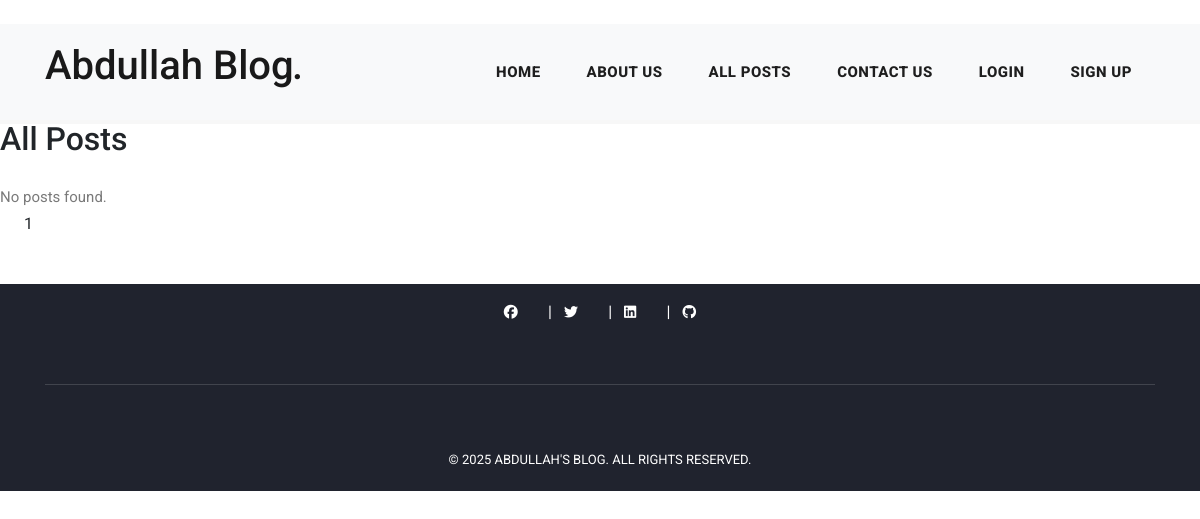
The app's page /posts/, older data.
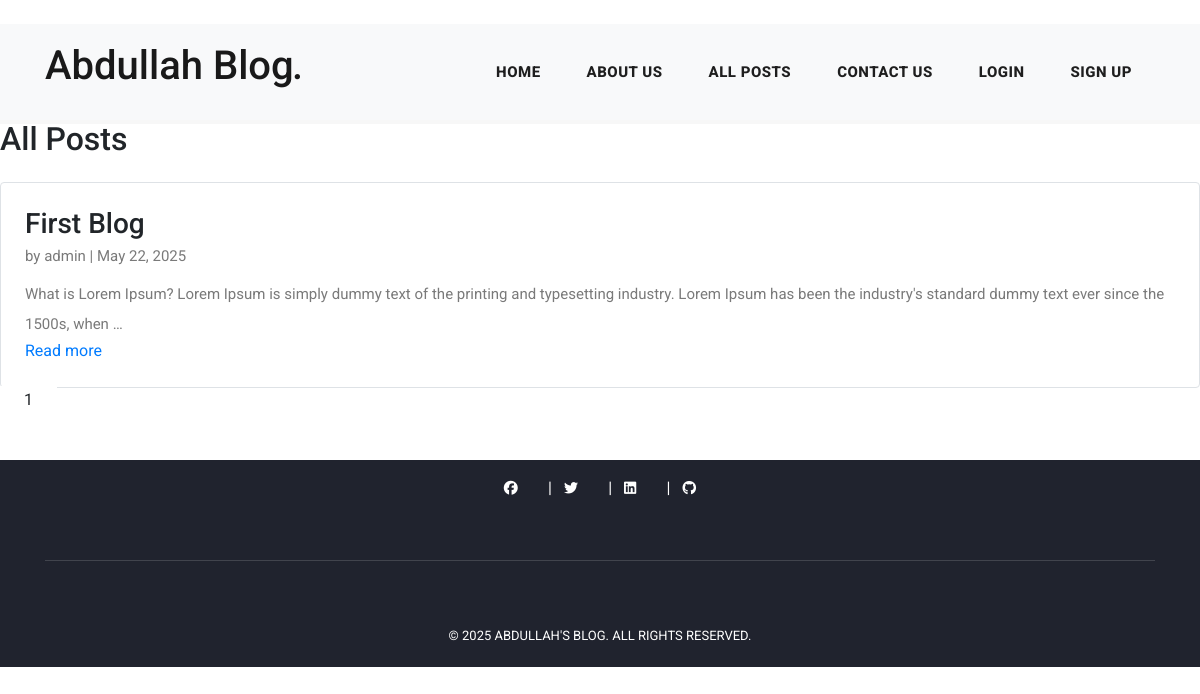
The same page, newer data.
### blog/models.py (models this page shows, shortened)
class Post(models.Model):
    title = models.CharField(max_length=255)
    content = models.TextField()
    author = models.ForeignKey(User, on_delete=models.CASCADE)
    created_at = models.DateTimeField(auto_now_add=True)
    updated_at = models.DateTimeField(auto_now=True)
    category = models.ForeignKey(Category, on_delete=models.SET_NULL, null=True, blank=True)
    tags = models.ManyToManyField(Tag, blank=True)
    featured_image = models.ImageField(upload_to='posts/images/', blank=True, null=True)
    status = models.CharField(max_length=10, choices=[
        ('draft', 'Draft'),
        ('published', 'Published'),
    ], default='draft')
    meta_description = models.CharField(max_length=160, blank=True)
    class Meta:
        ordering = ['-created_at']
        indexes = [
            models.Index(fields=['-created_at']),
        ]

### blog/views.py (the view)
# urls.py: path('posts/', views.post_list, name='post_list'),
def post_list(request):
    post_list = Post.objects.filter(status='published').select_related(
        'author', 'category'
    ).prefetch_related('tags').order_by('-created_at')
    paginator = Paginator(post_list, 5)  # Show 5 posts per page
    page_number = request.GET.get('page')
    page_obj = paginator.get_page(page_number)
    return render(request, 'blog/post_list.html', {'page_obj': page_obj})

### blog/templates/blog/post_list.html (shortened to what this page needs)
{% extends 'blog/base.html' %}
{% block content %}
<div class="max-w-4xl mx-auto mt-8">
  <h2 class="text-2xl font-bold mb-4">All Posts</h2>
  {% for post in page_obj %}
    <div class="mb-6 p-4 border border-gray-200 rounded hover:shadow">
      <h3 class="text-xl font-semibold">{{ post.title }}</h3>
      <p class="text-gray-500 text-sm">by {{ post.author }} | {{ post.created_at|date:"F j, Y" }}</p>
      <p class="mt-2">{{ post.content|truncatewords:30 }}</p>
      <a href="{% url 'post_detail' post.id %}" class="text-blue-600 hover:underline mt-2 inline-block">Read more</a>
    </div>
  {% empty %}
    <p>No posts found.</p>
  {% endfor %}
  <div class="mt-6 flex justify-center">
    <span class="px-4 py-1 bg-white border-t border-b">{{ page_obj.number }}</span>
  </div>
</div>
{% endblock %}

### blog/templates/blog/base.html (shortened to what this page needs)
{% load static %}
<!DOCTYPE html>
<html lang="en">
<head>
  <link rel="stylesheet" href="{% static 'vendor/bootstrap/css/bootstrap.min.css' %}">
  <link rel="stylesheet" href="{% static 'assets/css/fontawesome.min.css' %}">
  <link rel="stylesheet" href="{% static 'assets/css/templatemo-stand-blog.css' %}">
  <link rel="stylesheet" href="{% static 'assets/css/owl.min.css' %}">
</head>
<body>
  <br>
  <header>
    <nav class="navbar navbar-expand-lg navbar-light bg-light">
      <div class="container">
        <a class="navbar-brand" href="{% url 'home' %}" aria-label="Abdullah's Blog Home">
          <h1 class="site-title">Abdullah Blog<em>.</em></h1>
        </a>
        <div class="collapse navbar-collapse" id="navbarResponsive">
          <ul class="navbar-nav ml-auto">
            <li class="nav-item">
              <a class="nav-link" href="{% url 'home' %}" aria-current="{% if request.resolver_match.url_name == 'home' %}page{% endif %}">Home</a>
            </li>
            <li class="nav-item">
              <a class="nav-link" href="{% url 'about' %}" aria-current="{% if request.resolver_match.url_name == 'about' %}page{% endif %}">About Us</a>
            </li>
            <li class="nav-item">
              <a class="nav-link" href="{% url 'post_list' %}" aria-current="{% if request.resolver_match.url_name == 'post_list' %}page{% endif %}">All Posts</a>
            </li>
            <li class="nav-item">
              <a class="nav-link" href="{% url 'contact' %}" aria-current="{% if request.resolver_match.url_name == 'contact' %}page{% endif %}">Contact Us</a>
            </li>
            {% if user.is_authenticated %}
            <li class="nav-item">
              <a class="nav-link" href="{% url 'dashboard' %}">Dashboard</a>
            </li>
            <li class="nav-item">
              <a class="nav-link" href="{% url 'logout' %}">Logout</a>
            </li>
            {% else %}
            <li class="nav-item">
              <a class="nav-link" href="{% url 'login' %}">Login</a>
            </li>
            <li class="nav-item">
              <a class="nav-link" href="{% url 'signup' %}">Sign Up</a>
            </li>
            {% endif %}
          </ul>
        </div>
      </div>
    </nav>
  </header>
<main id="main-content" class="py-5 mt-5">
    {% block content %}
    {% endblock %}
  </main>
  <footer class="footer mt-auto py-3">
    <div class="container">
      <div class="row">
        <div class="col-12">
          <ul class="social-icons list-inline">
            <li class="list-inline-item"><a href="https://www.facebook.com/" target="_blank" rel="noopener noreferrer" aria-label="Facebook"><i class="fab fa-facebook"></i></a></li>
            <li class="list-inline-item"><a href="https://twitter.com/" target="_blank" rel="noopener noreferrer" aria-label="Twitter"><i class="fab fa-twitter"></i></a></li>
            <li class="list-inline-item"><a href="https://www.linkedin.com/" target="_blank" rel="noopener noreferrer" aria-label="LinkedIn"><i class="fab fa-linkedin"></i></a></li>
            <li class="list-inline-item"><a href="https://github.com/" target="_blank" rel="noopener noreferrer" aria-label="GitHub"><i class="fab fa-github"></i></a></li>
          </ul>
        </div>
        <div class="col-12">
          <div class="copyright-text text-center">
            <p class="mb-0">&copy; {% now "Y" %} Abdullah's Blog. All rights reserved.</p>
          </div>
        </div>
      </div>
    </div>
  </footer>
</body>
</html>

### static/assets/css/templatemo-stand-blog.css (style rules this page uses)
body { font-family: 'Roboto', sans-serif; overflow-x: hidden; text-rendering: optimizeLegibility; -webkit-font-smoothing: antialiased; -moz-osx-font-smoothing: grayscale; }
p { margin-bottom: 0px; font-size: 15px; font-weight: 400; color: #7a7a7a; line-height: 30px; }
a { text-decoration: none!important; }
ul { padding: 0; margin: 0; list-style: none; }
h1,h2,h3,h4,h5,h6 { margin: 0px; }
header { position: absolute; z-index: 99999; width: 100%; height: 100px; background-color: #f7f7f7; -webkit-transition: all 0.3s ease-in-out 0s; -moz-transition: all 0.3s ease-in-out 0s; -o-transition: all 0.3s ease-in-out 0s; transition: all 0.3s ease-in-out 0s; }
header .navbar { padding: 25px 0px; }
.navbar .navbar-brand { float: left; margin-top: -12px; outline: none; }
#navbarResponsive { z-index: 999; }
.navbar-collapse { text-align: center; }
.navbar .navbar-nav .nav-item { margin: 0px 15px; }
.navbar .navbar-nav a.nav-link { text-transform: capitalize; font-size: 15px; font-weight: 800; text-transform: uppercase; letter-spacing: 0.5px; color: #1e1e1e; transition: all 0.3s; }
footer { margin-top: 100px; text-align: center; background-color: #20232e; padding: 60px 0px; }
footer ul.social-icons { padding-bottom: 60px; margin-bottom: 60px; border-bottom: 1px solid rgba(250,250,250,0.15); }
footer ul.social-icons li { display: inline-block; margin-right: 30px; }
footer ul.social-icons li:after { content: "|"; color: #fff; margin-left: 30px; }
footer ul.social-icons li:last-child { margin-right: 0px; }
footer ul.social-icons li:last-child::after { display: none; }
footer ul.social-icons li a { font-size: 14px; text-transform: uppercase; color: #fff; font-weight: 500; letter-spacing: 0.25px; transition: all .3s; }
footer p { font-size: 13px; text-transform: uppercase; color: #fff; }

Row changes from the older to the newer data that the page shows:
added Post: title "First Blog", author "admin", created_at "May 22, 2025", content "What is Lorem Ipsum? Lorem Ipsum is simply dummy text of the printing and typesetting industry. Lorem Ipsum has been the industry's standard dummy text ever since the 1500s, when …"
Text that changed along with them:
text no longer shown: "No posts found."
